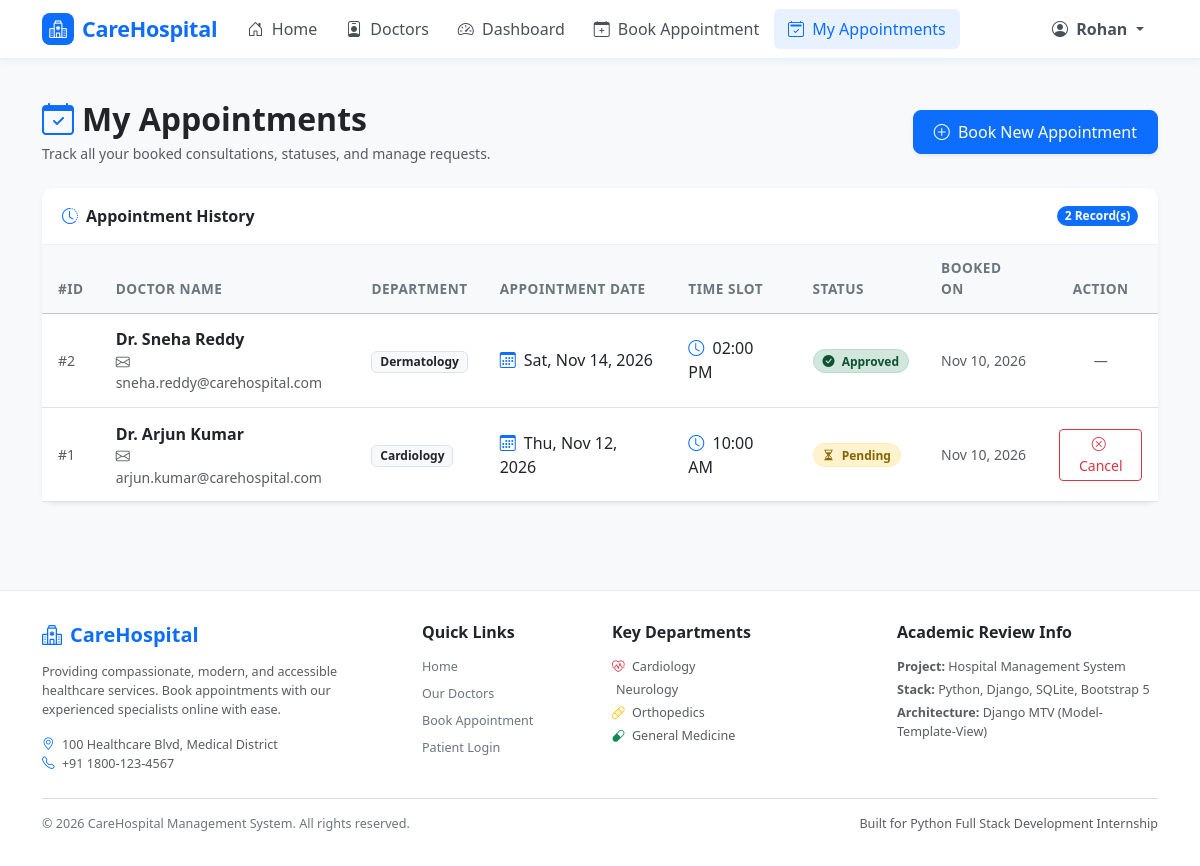
The app's page /appointments/my/ (signed in) with its own data.
### management/models.py (models this page shows, shortened)
class Appointment(models.Model):
    STATUS_CHOICES = [
        ('Pending', 'Pending'),
        ('Approved', 'Approved'),
        ('Rejected', 'Rejected'),
        ('Cancelled', 'Cancelled'),
    ]
    patient = models.ForeignKey(User, on_delete=models.CASCADE, related_name='appointments')
    doctor = models.ForeignKey(Doctor, on_delete=models.CASCADE, related_name='appointments')
    appointment_date = models.DateField()
    appointment_time = models.TimeField()
    status = models.CharField(max_length=20, choices=STATUS_CHOICES, default='Pending')
    created_at = models.DateTimeField(auto_now_add=True)
    class Meta:
        unique_together = ('doctor', 'appointment_date', 'appointment_time')
        ordering = ['-appointment_date', '-appointment_time']

class Doctor(models.Model):
    name = models.CharField(max_length=100)
    department = models.CharField(max_length=100)
    email = models.EmailField()
    phone = models.CharField(max_length=20)
    consultation_fee = models.DecimalField(max_digits=10, decimal_places=2)
    available = models.BooleanField(default=True)
    class Meta:
        ordering = ['name']

### management/views.py (the view)
# urls.py: path('appointments/my/', views.my_appointments_view, name='my_appointments'),
@login_required
def my_appointments_view(request):
    appointments = Appointment.objects.filter(patient=request.user).order_by('-appointment_date', '-appointment_time')
    return render(request, 'management/my_appointments.html', {'appointments': appointments})

### management/templates/management/my_appointments.html (shortened to what this page needs)
{% extends 'management/base.html' %}
{% load static %}
{% block content %}
<div class="container py-4">
    <div class="d-flex flex-wrap justify-content-between align-items-center mb-4">
        <div>
            <h2 class="fw-bold text-dark mb-1">
                <i class="bi bi-calendar-check text-primary me-2"></i>My Appointments
            </h2>
            <p class="text-muted small mb-0">Track all your booked consultations, statuses, and manage requests.</p>
        </div>
        <div class="mt-3 mt-md-0">
            <a href="{% url 'book_appointment' %}" class="btn btn-primary shadow-sm">
                <i class="bi bi-plus-circle me-1"></i> Book New Appointment
            </a>
        </div>
    </div>
    <div class="card border-0 shadow-sm">
        <div class="card-header d-flex justify-content-between align-items-center">
            <span class="fw-semibold"><i class="bi bi-clock-history me-2 text-primary"></i>Appointment History</span>
            <span class="badge bg-primary rounded-pill">{{ appointments|length }} Record(s)</span>
        </div>
        <div class="card-body p-0">
            <div class="table-responsive">
                <table class="table table-hover align-middle mb-0">
                    <thead class="table-light">
                        <tr>
                            <th>#ID</th>
                            <th>Doctor Name</th>
                            <th>Department</th>
                            <th>Appointment Date</th>
                            <th>Time Slot</th>
                            <th>Status</th>
                            <th>Booked On</th>
                            <th class="text-center">Action</th>
                        </tr>
                    </thead>
                    <tbody>
                        {% for app in appointments %}
                        <tr>
                            <td class="text-muted small">#{{ app.id }}</td>
                            <td>
                                <div class="fw-bold text-dark">{{ app.doctor.name }}</div>
                                <div class="small text-muted"><i class="bi bi-envelope me-1"></i>{{ app.doctor.email }}</div>
                            </td>
                            <td>
                                <span class="badge bg-light text-dark border">{{ app.doctor.department }}</span>
                            </td>
                            <td class="fw-medium text-dark">
                                <i class="bi bi-calendar3 me-1 text-primary"></i>
                                {{ app.appointment_date|date:"D, M d, Y" }}
                            </td>
                            <td class="fw-medium text-dark">
                                <i class="bi bi-clock me-1 text-primary"></i>
                                {{ app.appointment_time|time:"h:i A" }}
                            </td>
                            <td>
                                {% if app.status == 'Pending' %}
                                    <span class="badge badge-status-pending rounded-pill">
                                        <i class="bi bi-hourglass-split me-1"></i> Pending
                                    </span>
                                {% elif app.status == 'Approved' %}
                                    <span class="badge badge-status-approved rounded-pill">
                                        <i class="bi bi-check-circle-fill me-1"></i> Approved
                                    </span>
                                {% elif app.status == 'Rejected' %}
                                    <span class="badge badge-status-rejected rounded-pill">
                                        <i class="bi bi-x-circle-fill me-1"></i> Rejected
                                    </span>
                                {% else %}
                                    <span class="badge badge-status-cancelled rounded-pill">
                                        <i class="bi bi-slash-circle me-1"></i> Cancelled
                                    </span>
                                {% endif %}
                            </td>
                            <td class="small text-muted">
                                {{ app.created_at|date:"M d, Y" }}
                            </td>
                            <td class="text-center">
                                {% if app.status == 'Pending' %}
                                    <a href="{% url 'cancel_appointment' app.id %}"
                                       class="btn btn-outline-danger btn-sm btn-cancel-appointment"
                                       title="Cancel Appointment">
                                        <i class="bi bi-x-circle me-1"></i> Cancel
                                    </a>
                                {% else %}
                                    <span class="text-muted small">—</span>
                                {% endif %}
                            </td>
                        </tr>
                        {% endfor %}
                    </tbody>
                </table>
            </div>
        </div>
    </div>
</div>
{% endblock %}

### management/templates/management/base.html (shortened to what this page needs)
{% load static %}
<!DOCTYPE html>
<html lang="en">
<head>
    <link href="https://cdn.jsdelivr.net/npm/bootstrap@5.3.3/dist/css/bootstrap.min.css" rel="stylesheet">
    <link href="https://cdn.jsdelivr.net/npm/bootstrap-icons@1.11.3/font/bootstrap-icons.min.css" rel="stylesheet">
    <link rel="stylesheet" href="{% static 'management/css/style.css' %}">
</head>
<body>
    <nav class="navbar navbar-expand-lg sticky-top">
        <div class="container">
            <a class="navbar-brand d-flex align-items-center" href="{% url 'home' %}">
                <span class="brand-icon"><i class="bi bi-hospital"></i></span>
                <span>CareHospital</span>
            </a>
            <div class="collapse navbar-collapse" id="navbarContent">
                <ul class="navbar-nav me-auto mb-2 mb-lg-0">
                    <li class="nav-item">
                        <a class="nav-link {% if request.resolver_match.url_name == 'home' %}active{% endif %}" href="{% url 'home' %}">
                            <i class="bi bi-house-door me-1"></i> Home
                        </a>
                    </li>
                    <li class="nav-item">
                        <a class="nav-link {% if request.resolver_match.url_name == 'doctors' %}active{% endif %}" href="{% url 'doctors' %}">
                            <i class="bi bi-person-badge me-1"></i> Doctors
                        </a>
                    </li>
                    {% if user.is_authenticated and not user.is_staff %}
                    <li class="nav-item">
                        <a class="nav-link {% if request.resolver_match.url_name == 'dashboard' %}active{% endif %}" href="{% url 'dashboard' %}">
                            <i class="bi bi-speedometer2 me-1"></i> Dashboard
                        </a>
                    </li>
                    <li class="nav-item">
                        <a class="nav-link {% if request.resolver_match.url_name == 'book_appointment' %}active{% endif %}" href="{% url 'book_appointment' %}">
                            <i class="bi bi-calendar-plus me-1"></i> Book Appointment
                        </a>
                    </li>
                    <li class="nav-item">
                        <a class="nav-link {% if request.resolver_match.url_name == 'my_appointments' %}active{% endif %}" href="{% url 'my_appointments' %}">
                            <i class="bi bi-calendar2-check me-1"></i> My Appointments
                        </a>
                    </li>
                    {% endif %}
                </ul>
                <ul class="navbar-nav ms-auto mb-2 mb-lg-0 align-items-lg-center">
                    {% if user.is_authenticated %}
                    <li class="nav-item dropdown">
                        <a class="nav-link dropdown-toggle text-primary fw-semibold" href="#" role="button" data-bs-toggle="dropdown" aria-expanded="false">
                            <i class="bi bi-person-circle me-1"></i>
                            {% if user.first_name %}{{ user.first_name }}{% else %}{{ user.username }}{% endif %}
                        </a>
                    </li>
                    {% endif %}
                </ul>
            </div>
        </div>
    </nav>
    <main>
        {% block content %}{% endblock %}
    </main>
    <footer>
        <div class="container">
            <div class="row g-4 mb-4">
                <div class="col-lg-4 col-md-6">
                    <h5 class="text-primary fw-bold mb-3">
                        <i class="bi bi-hospital me-2"></i>CareHospital
                    </h5>
                    <p class="text-muted small">
                        Providing compassionate, modern, and accessible healthcare services. Book appointments with our experienced specialists online with ease.
                    </p>
                    <p class="small text-muted mb-0">
                        <i class="bi bi-geo-alt me-1 text-primary"></i> 100 Healthcare Blvd, Medical District
                    </p>
                    <p class="small text-muted mb-0">
                        <i class="bi bi-telephone me-1 text-primary"></i> +91 1800-123-4567
                    </p>
                </div>
                <div class="col-lg-2 col-md-6">
                    <h6 class="fw-bold mb-3 text-dark">Quick Links</h6>
                    <ul class="list-unstyled small">
                        <li class="mb-2"><a href="{% url 'home' %}">Home</a></li>
                        <li class="mb-2"><a href="{% url 'doctors' %}">Our Doctors</a></li>
                        <li class="mb-2"><a href="{% url 'book_appointment' %}">Book Appointment</a></li>
                        <li class="mb-2"><a href="{% url 'login' %}">Patient Login</a></li>
                    </ul>
                </div>
                <div class="col-lg-3 col-md-6">
                    <h6 class="fw-bold mb-3 text-dark">Key Departments</h6>
                    <ul class="list-unstyled small">
                        <li class="mb-1 text-muted"><i class="bi bi-heart-pulse text-danger me-1"></i> Cardiology</li>
                        <li class="mb-1 text-muted"> Neurology</li>
                        <li class="mb-1 text-muted"><i class="bi bi-bandaid text-warning me-1"></i> Orthopedics</li>
                        <li class="mb-1 text-muted"><i class="bi bi-capsule text-success me-1"></i> General Medicine</li>
                    </ul>
                </div>
                <div class="col-lg-3 col-md-6">
                    <h6 class="fw-bold mb-3 text-dark">Academic Review Info</h6>
                    <p class="small text-muted mb-1"><strong>Project:</strong> Hospital Management System</p>
                    <p class="small text-muted mb-1"><strong>Stack:</strong> Python, Django, SQLite, Bootstrap 5</p>
                    <p class="small text-muted mb-0"><strong>Architecture:</strong> Django MTV (Model-Template-View)</p>
                </div>
            </div>
            <hr class="my-3 text-secondary">
            <div class="row align-items-center">
                <div class="col-md-6 text-center text-md-start small">
                    &copy; 2026 CareHospital Management System. All rights reserved.
                </div>
                <div class="col-md-6 text-center text-md-end small text-muted">
                    Built for Python Full Stack Development Internship
                </div>
            </div>
        </div>
    </footer>
</body>
</html>

### management/static/management/css/style.css (style rules this page uses)
:root { --primary-blue: #0d6efd; --primary-hover: #0b5ed7; --secondary-blue: #e7f1ff; --dark-text: #2c3e50; --muted-text: #6c757d; --bg-light: #f8f9fa; --card-shadow: 0 4px 12px rgba(0, 0, 0, 0.06); --card-hover-shadow: 0 8px 24px rgba(13, 110, 253, 0.12); }
body { background-color: var(--bg-light); color: var(--dark-text); font-family: system-ui, -apple-system, "Segoe UI", Roboto, "Helvetica Neue", Arial, sans-serif; min-height: 100vh; display: flex; flex-direction: column; }
main { flex: 1 0 auto; }
.navbar { background-color: #ffffff; border-bottom: 2px solid var(--secondary-blue); box-shadow: 0 2px 8px rgba(0, 0, 0, 0.04); }
.navbar-brand { font-weight: 700; color: var(--primary-blue) !important; font-size: 1.35rem; letter-spacing: -0.3px; }
.navbar-brand .brand-icon { display: inline-block; background-color: var(--primary-blue); color: #fff; width: 32px; height: 32px; line-height: 32px; text-align: center; border-radius: 8px; margin-right: 8px; font-size: 1.1rem; }
.nav-link { font-weight: 500; color: #495057 !important; padding: 0.5rem 0.9rem !important; border-radius: 6px; transition: all 0.2s ease-in-out; }
.nav-link:hover, .nav-link.active { color: var(--primary-blue) !important; background-color: var(--secondary-blue); }
.card { border: none; border-radius: 12px; background-color: #ffffff; box-shadow: var(--card-shadow); transition: transform 0.2s ease, box-shadow 0.2s ease; }
.card-header { background-color: #ffffff; border-bottom: 1px solid #edf2f7; font-weight: 600; padding: 1rem 1.25rem; border-top-left-radius: 12px !important; border-top-right-radius: 12px !important; }
.badge-status-pending { background-color: #fff3cd; color: #856404; border: 1px solid #ffeeba; font-weight: 600; padding: 0.4em 0.75em; }
.badge-status-approved { background-color: #d1e7dd; color: #0f5132; border: 1px solid #badbcc; font-weight: 600; padding: 0.4em 0.75em; }
.table { margin-bottom: 0; vertical-align: middle; }
.table th { font-size: 0.85rem; text-transform: uppercase; letter-spacing: 0.5px; font-weight: 600; color: var(--muted-text); background-color: #f8f9fa; border-top: none; padding: 0.85rem 1rem; }
.table td { padding: 0.85rem 1rem; }
.btn-primary { background-color: var(--primary-blue); border-color: var(--primary-blue); font-weight: 500; padding: 0.55rem 1.25rem; border-radius: 8px; }
footer { background-color: #ffffff; border-top: 1px solid #e9ecef; padding: 2rem 0; margin-top: 4rem; color: var(--muted-text); font-size: 0.9rem; }
footer a { color: var(--muted-text); text-decoration: none; }

### records on screen
Appointment: id "2", doctor.name "Dr. Sneha Reddy", doctor.email "sneha.reddy@carehospital.com", doctor.department "Dermatology", appointment_date "Sat, Nov 14, 2026", appointment_time "02:00 PM", status "Approved" (drawn), created_at "Nov 10, 2026"
Appointment: id "1", doctor.name "Dr. Arjun Kumar", doctor.email "arjun.kumar@carehospital.com", doctor.department "Cardiology", appointment_date "Thu, Nov 12, 2026", appointment_time "10:00 AM", status "Pending" (drawn), created_at "Nov 10, 2026"

### other values on screen
{{ user.first_name }} "Rohan"
{{ appointments|length }} "2"
